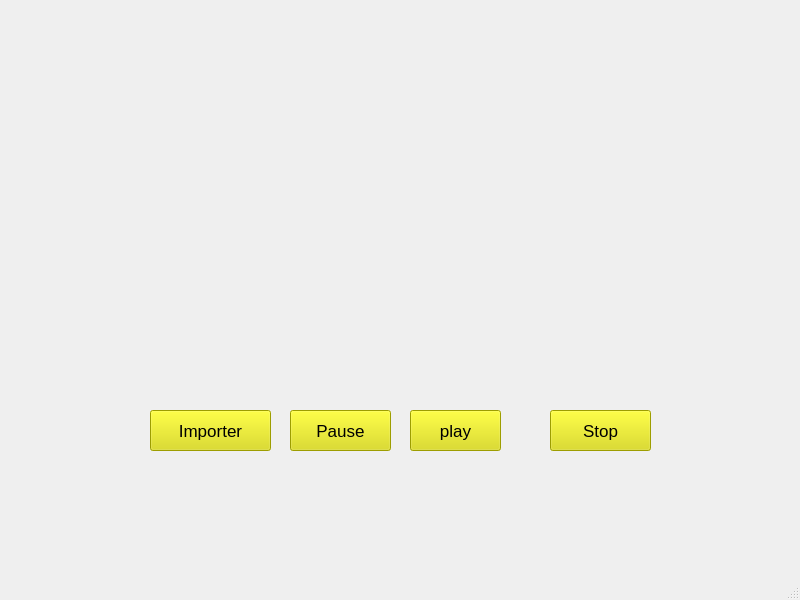
<?xml version="1.0" encoding="UTF-8"?>
<ui version="4.0">
 <class>video</class>
 <widget class="QMainWindow" name="video">
  <property name="geometry">
   <rect>
    <x>0</x>
    <y>0</y>
    <width>800</width>
    <height>600</height>
   </rect>
  </property>
  <property name="windowTitle">
   <string>MainWindow</string>
  </property>
  <widget class="QWidget" name="centralwidget">
   <widget class="QWidget" name="widget" native="true">
    <property name="geometry">
     <rect>
      <x>140</x>
      <y>100</y>
      <width>551</width>
      <height>371</height>
     </rect>
    </property>
    <widget class="QPushButton" name="pb_importervid">
     <property name="geometry">
      <rect>
       <x>10</x>
       <y>310</y>
       <width>121</width>
       <height>41</height>
      </rect>
     </property>
     <property name="font">
      <font>
       <pointsize>13</pointsize>
      </font>
     </property>
     <property name="styleSheet">
      <string notr="true">background-color: rgb(220, 220, 0);
color: rgb(0, 0, 0);</string>
     </property>
     <property name="text">
      <string>Importer</string>
     </property>
    </widget>
    <widget class="QPushButton" name="pb_pause">
     <property name="geometry">
      <rect>
       <x>150</x>
       <y>310</y>
       <width>101</width>
       <height>41</height>
      </rect>
     </property>
     <property name="font">
      <font>
       <pointsize>13</pointsize>
      </font>
     </property>
     <property name="styleSheet">
      <string notr="true">background-color: rgb(220, 220, 0);
color: rgb(0, 0, 0);</string>
     </property>
     <property name="text">
      <string>Pause</string>
     </property>
    </widget>
    <widget class="QPushButton" name="pb_play">
     <property name="geometry">
      <rect>
       <x>270</x>
       <y>310</y>
       <width>91</width>
       <height>41</height>
      </rect>
     </property>
     <property name="font">
      <font>
       <pointsize>13</pointsize>
      </font>
     </property>
     <property name="styleSheet">
      <string notr="true">background-color: rgb(220, 220, 0);
color: rgb(0, 0, 0);</string>
     </property>
     <property name="text">
      <string>play</string>
     </property>
    </widget>
    <widget class="QPushButton" name="pb_stop">
     <property name="geometry">
      <rect>
       <x>410</x>
       <y>310</y>
       <width>101</width>
       <height>41</height>
      </rect>
     </property>
     <property name="font">
      <font>
       <pointsize>13</pointsize>
      </font>
     </property>
     <property name="styleSheet">
      <string notr="true">background-color: rgb(220, 220, 0);
color: rgb(0, 0, 0);</string>
     </property>
     <property name="text">
      <string>Stop</string>
     </property>
    </widget>
   </widget>
  </widget>
  <widget class="QMenuBar" name="menubar">
   <property name="geometry">
    <rect>
     <x>0</x>
     <y>0</y>
     <width>800</width>
     <height>22</height>
    </rect>
   </property>
  </widget>
  <widget class="QStatusBar" name="statusbar"/>
 </widget>
 <resources/>
 <connections/>
</ui>
